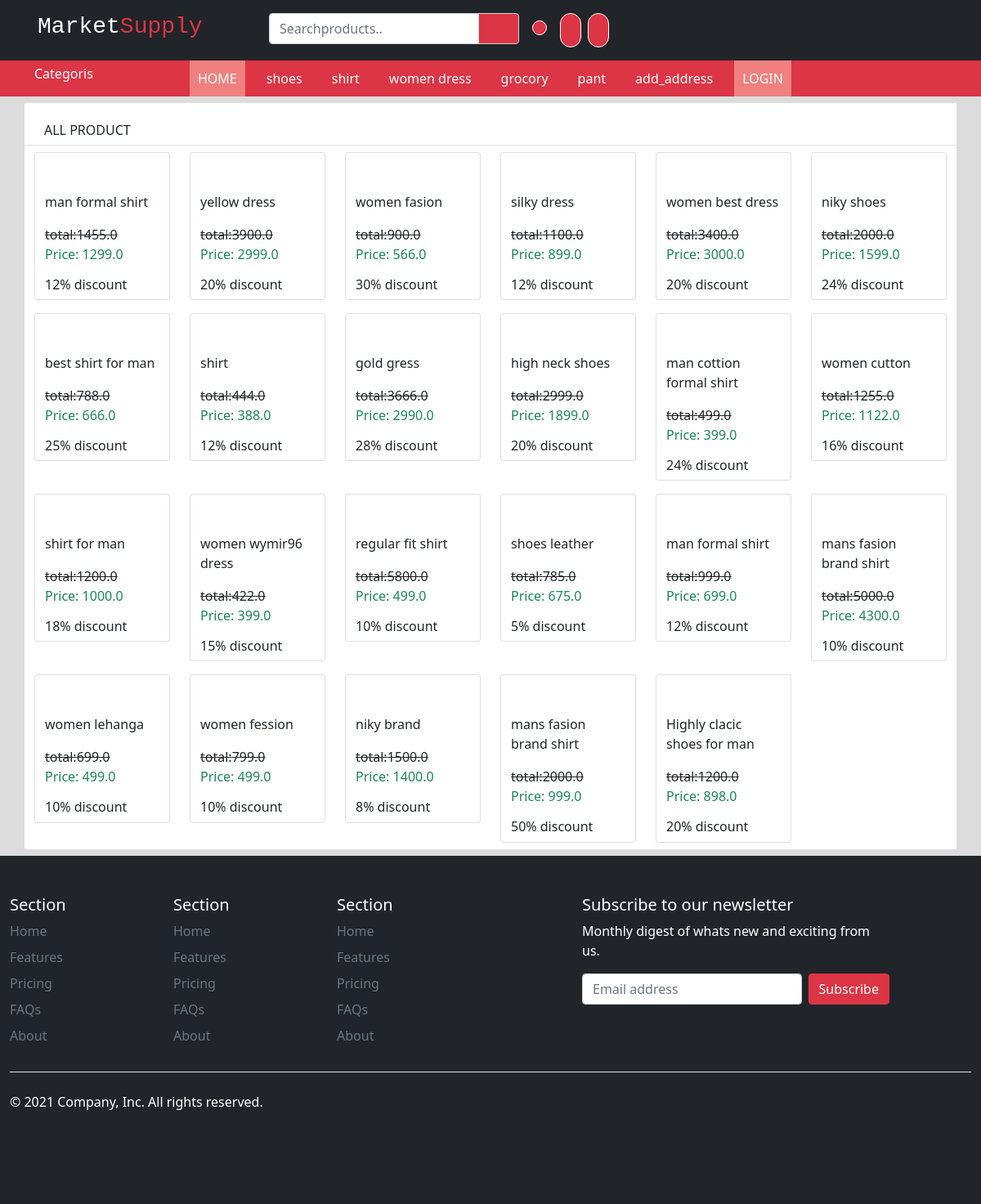
/home/products, run on the app's committed database.
### app/models.py (models this page shows, shortened)
class categori(models.Model):
    cname = models.CharField(max_length=200)

class products(models.Model):
    pimage=models.ImageField(upload_to="images/")
    pname = models.CharField(max_length=240)
    pdes = models.TextField(null=True)
    psize = models.ForeignKey(size,blank=True,default = 0, related_name='missions_assigned',null=True,on_delete=models.CASCADE)
    ptotal = models.FloatField(null=True)
    pprice = models.FloatField(null=True)
    pdiscount = models.CharField(max_length=40)
    photdil = models.IntegerField(null=True,default=0)
    pcat = models.ForeignKey(categori,null=True,on_delete=models.CASCADE)

### app/views.py (the view)
# urls.py: path('home/products',views.all_product,name="products"),
def all_product(request):
    categories = categori.objects.all()
    allproducts = products.objects.filter(pcat__lt=4).order_by("-id")
    return render(request,"products.html",{'categories':categories,"allproducts":allproducts})

### app/templates/products.html (shortened to what this page needs)
{% extends 'Layout.html' %}
{% block body %}
<div class="container_fluid  bg-danger">
  <div class="container">
   <div class="row">
     <div class="col-2 d-flex p-1 text-white category" >
      <div class="d-flex category">
       <div class="mx-2 category"> Categoris</div>
      </div>
     </div>
     <div class="col-md-8 text-white d-md-flex justify-between justify-content-lg-between active " id="menu">
       <a href="{% url 'home' %}"class="text-decoration-none text-white text add">HOME</a>
       {% for categories in categories %}
       <a href="{% url 'categpryProduct' categories.id %}"class="text-decoration-none text-white text ">{{categories.cname}} </a>
       {% endfor %}
       <a href="{% url 'Add_address_page' %}"class="text-decoration-none text-white text">add_address </a>
       {% if request.session.id %}
       <a href="{% url 'logout' %}"class="text-decoration-none text-white text add btn btn-primary">Logout</a>
       {% else %}
       <a href="{% url 'Login_page' %}"class="text-decoration-none text-white text add">LOGIN</a>
       {% endif %}
     </div>
     <div class="col-1">
     </div>
   </div>
  </div>
 </div>
<div class="container">
  <div class="row bg-white my-2">
    <div class="col-12 border-bottom">
      <div class="row d-flex justify-content-between">
        <div class="col-4 px-4 pt-4">
          <h6>ALL PRODUCT</h6>
        </div>
        <div class="col-4 d-flex">
          <p class="text-danger px-4 pt-4"></p>
          <p class="text-danger px-4 pt-4"></p>
        </div>
      </div>
    </div>
    {% for allproducts in allproducts %}
    <div class="col-xl-2 col-lg-3 col-md-4 col-sm-4 col-4 product">
      <div class="row my-2">
        <div class="col">
          <a href="{% url 'Single_product' allproducts.id %}" class="text-decoration-none text-dark">
          <div class="card">
            <div class="row p-4">
            </div>
            <div class="row p-0 mx-auto">
              <p >{{allproducts.pname}}</p>
              <del>total:{{allproducts.ptotal}}</del>
              <p class="text-success">Price: {{allproducts.pprice}}</p>
              <h6>{{allproducts.pdiscount}}% discount</h6>
            </div>
          </div>
        </div>
      </div>
    </div>
    {% endfor %}
   </div>
</div>
{% endblock body %}

### app/templates/Layout.html (shortened to what this page needs)
{% load static %}
<!DOCTYPE html>
<html lang="en">
  <head>
    <link href="https://cdn.jsdelivr.net/npm/bootstrap@5.0.2/dist/css/bootstrap.min.css" rel="stylesheet" />
  </head>
  <body style="background: gainsboro;">
    <header class="sticky-top">
    <div class="container_fluid bg-dark">
      <div class="container bg-dark p-3 ">
        <div class="row">
          <div class="col-md-3 d-flex font-monospace">
           <h3 class=" text-white">Market</h3>
           <h3 class=" text-danger">Supply</h3>
          </div>
          <div class="col d-flex">
            <form action="{% url 'search' %}" method="post">
            <div class="input-group flex-nowrap">
              <input type="text" class="form-control" placeholder="Searchproducts.." aria-label="Username" aria-describedby="addon-wrapping" name="search" />
              <button class="input-group-text bg-danger text-white px-4 " id="addon-wrapping"></button>
            </div>
          </form>
            <div>
               <a href="{% url 'Cart_page' %}"> <button class=" p-2 bg-danger text-white  mx-3 cart" ></button></a>
            </div>
           <a href="{% url 'Orders_page' %}" class="text-light bg-danger text-whit cart btn"></a> <br>
           <a href="{% url 'grocory_page' %}" class="text-light bg-danger text-whit cart btn mx-2" ></a> <br>
          </div>
        </div>
      </div>
    </div>
</header>
{% block body %}
{% endblock body %}
<footer>
  <div class="container-fluid bg-dark text-white ">
    <footer class="py-5">
      <div class="row">
        <div class="col-2">
          <h5>Section</h5>
          <ul class="nav flex-column text-white">
            <li class="nav-item mb-2"><a href="#" class="nav-link p-0 text-muted ">Home</a></li>
            <li class="nav-item mb-2"><a href="#" class="nav-link p-0 text-muted">Features</a></li>
            <li class="nav-item mb-2"><a href="#" class="nav-link p-0 text-muted">Pricing</a></li>
            <li class="nav-item mb-2"><a href="#" class="nav-link p-0 text-muted">FAQs</a></li>
            <li class="nav-item mb-2"><a href="#" class="nav-link p-0 text-muted">About</a></li>
          </ul>
        </div>
        <div class="col-2">
          <h5>Section</h5>
          <ul class="nav flex-column">
            <li class="nav-item mb-2"><a href="#" class="nav-link p-0 text-muted">Home</a></li>
            <li class="nav-item mb-2"><a href="#" class="nav-link p-0 text-muted">Features</a></li>
            <li class="nav-item mb-2"><a href="#" class="nav-link p-0 text-muted">Pricing</a></li>
            <li class="nav-item mb-2"><a href="#" class="nav-link p-0 text-muted">FAQs</a></li>
            <li class="nav-item mb-2"><a href="#" class="nav-link p-0 text-muted">About</a></li>
          </ul>
        </div>
        <div class="col-2">
          <h5>Section</h5>
          <ul class="nav flex-column">
            <li class="nav-item mb-2"><a href="#" class="nav-link p-0 text-muted">Home</a></li>
            <li class="nav-item mb-2"><a href="#" class="nav-link p-0 text-muted">Features</a></li>
            <li class="nav-item mb-2"><a href="#" class="nav-link p-0 text-muted">Pricing</a></li>
            <li class="nav-item mb-2"><a href="#" class="nav-link p-0 text-muted">FAQs</a></li>
            <li class="nav-item mb-2"><a href="#" class="nav-link p-0 text-muted">About</a></li>
          </ul>
        </div>
        <div class="col-4 offset-1">
          <form>
            <h5>Subscribe to our newsletter</h5>
            <p>Monthly digest of whats new and exciting from us.</p>
            <div class="d-flex w-100 gap-2">
              <input id="newsletter1" type="text" class="form-control" placeholder="Email address">
              <button class="btn btn-danger" type="button">Subscribe</button>
            </div>
          </form>
        </div>
      </div>
      <div class="d-flex justify-content-between py-4 my-4 border-top">
        <p>© 2021 Company, Inc. All rights reserved.</p>
        <ul class="list-unstyled d-flex">
          <li class="ms-3"><a class="link-dark" href="#"><svg class="bi" width="24" height="24"><use xlink:href="#twitter"></use></svg></a></li>
          <li class="ms-3"><a class="link-dark" href="#"><svg class="bi" width="24" height="24"><use xlink:href="#instagram"></use></svg></a></li>
          <li class="ms-3"><a class="link-dark" href="#"><svg class="bi" width="24" height="24"><use xlink:href="#facebook"></use></svg></a></li>
        </ul>
      </div>
    </footer>
  </div>
</footer>
  </body>
</html>

### app/templates/Layout.html (style rules this page uses)
.cart { border: 1px solid white; border-radius: 70px; font-size: 15px; }
.text { color: beige; }
@media screen and (min-width: 250px) { .category { display: none; } }
@media screen and (min-width: 250px) { #menu { justify-content: center; text-align: center; transition: all 0.5s; } }
@media screen and (min-width: 250px) { #menu a { display: block; padding: 10px; } }
@media screen and (min-width: 250px) { .active { display: none; transition: all 0.5s; } }
@media screen and (min-width: 250px) { .add { background: lightcoral; } }
@media screen and (min-width: 1070px) { .category { display: block; } }
@media screen and (min-width: 770px) { .category { display: block; } }

### data on the page
categori: cname "shoes"
categori: cname "shirt"
categori: cname "women dress"
categori: cname "grocory"
categori: cname "pant"
products: pname "man formal shirt", ptotal "1455.0", pprice "1299.0", pdiscount "12"
products: pname "yellow dress", ptotal "3900.0", pprice "2999.0", pdiscount "20"
products: pname "women fasion", ptotal "900.0", pprice "566.0", pdiscount "30"
products: pname "silky dress", ptotal "1100.0", pprice "899.0", pdiscount "12"
products: pname "women best dress", ptotal "3400.0", pprice "3000.0", pdiscount "20"
products: pname "niky shoes", ptotal "2000.0", pprice "1599.0", pdiscount "24"
products: pname "best shirt for man", ptotal "788.0", pprice "666.0", pdiscount "25"
products: pname "shirt", ptotal "444.0", pprice "388.0", pdiscount "12"
products: pname "gold gress", ptotal "3666.0", pprice "2990.0", pdiscount "28"
products: pname "high neck shoes", ptotal "2999.0", pprice "1899.0", pdiscount "20"
products: pname "man cottion formal shirt", ptotal "499.0", pprice "399.0", pdiscount "24"
products: pname "women cutton", ptotal "1255.0", pprice "1122.0", pdiscount "16"
products: pname "shirt for man", ptotal "1200.0", pprice "1000.0", pdiscount "18"
products: pname "women wymir96 dress", ptotal "422.0", pprice "399.0", pdiscount "15"
products: pname "regular fit shirt", ptotal "5800.0", pprice "499.0", pdiscount "10"
products: pname "shoes leather", ptotal "785.0", pprice "675.0", pdiscount "5"
products: pname "man formal shirt", ptotal "999.0", pprice "699.0", pdiscount "12"
products: pname "mans fasion brand shirt", ptotal "5000.0", pprice "4300.0", pdiscount "10"
products: pname "women lehanga", ptotal "699.0", pprice "499.0", pdiscount "10"
products: pname "women fession", ptotal "799.0", pprice "499.0", pdiscount "10"
products: pname "niky brand", ptotal "1500.0", pprice "1400.0", pdiscount "8"
products: pname "mans fasion brand shirt", ptotal "2000.0", pprice "999.0", pdiscount "50"
products: pname "Highly clacic shoes for man", ptotal "1200.0", pprice "898.0", pdiscount "20"
